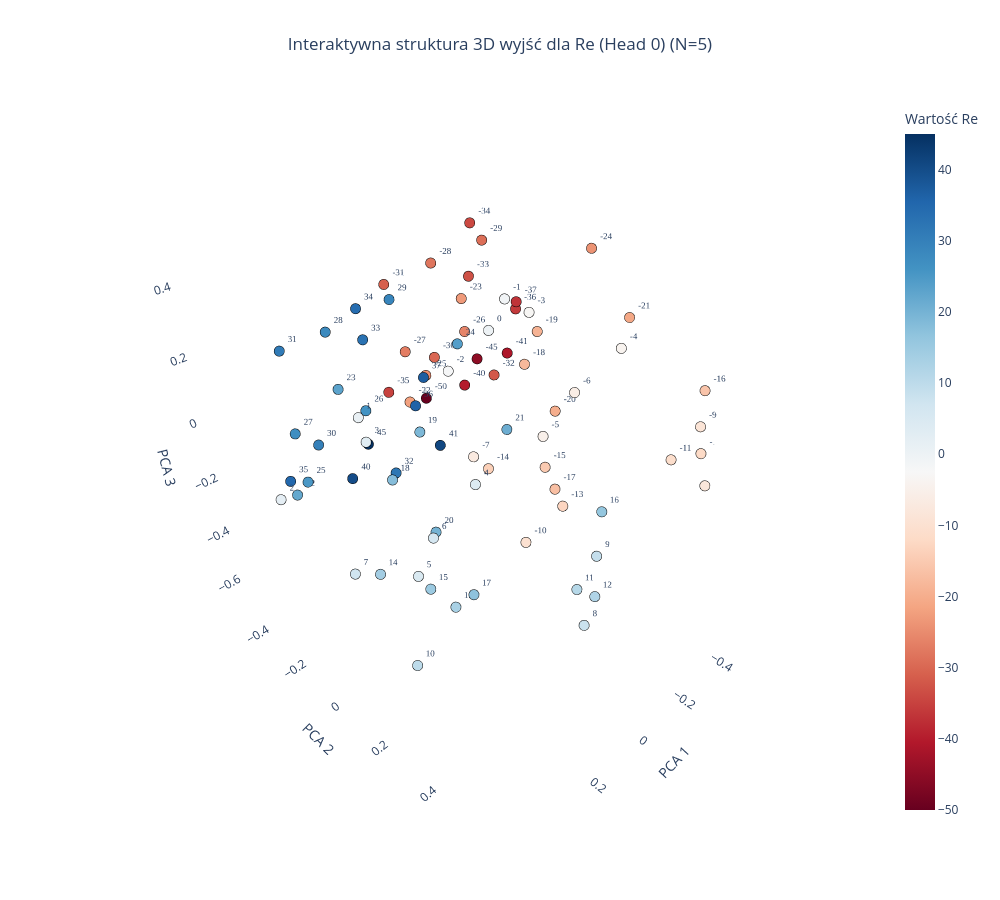
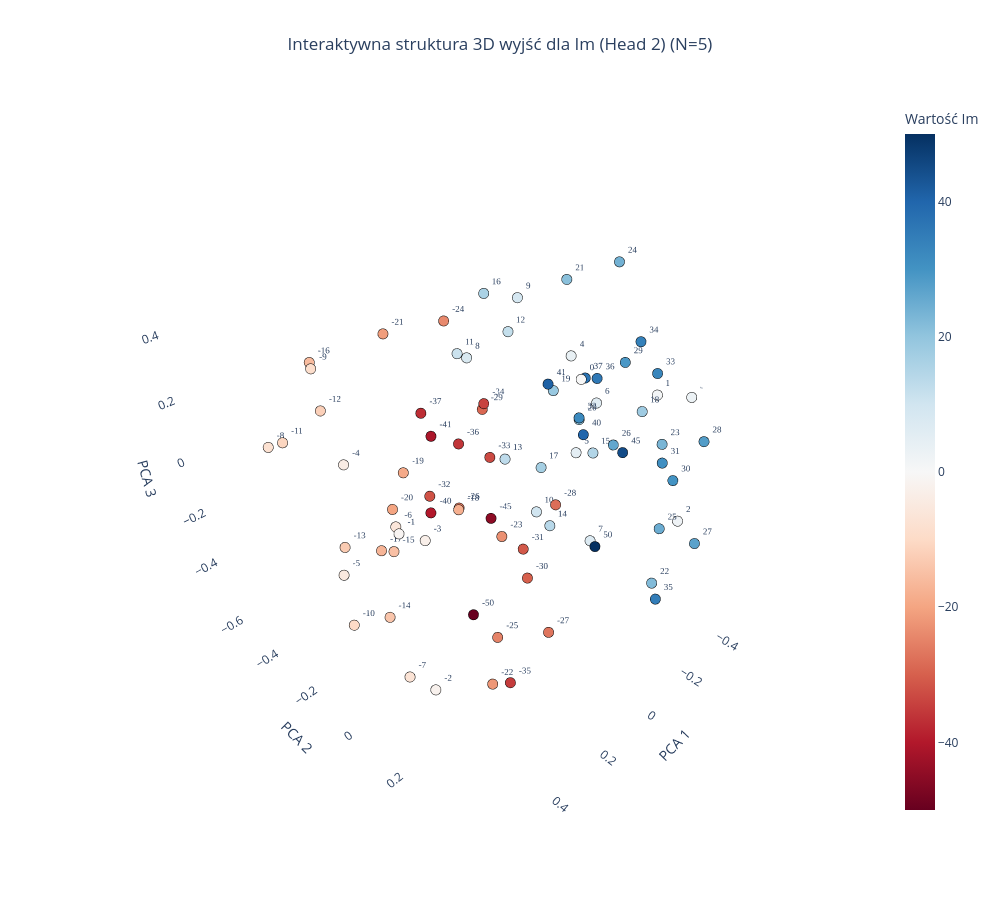

Write notebook code for charts like these, in order.
### Code cell
plot_output_head_plotly_3d(model, N=5, head_idx=0)

plot_output_head_plotly_3d(model, N=5, head_idx=2)

### Figure 1 — Plotly figure (JSON) as saved in the notebook; plotly's stock layout.template omitted (floating-point values rounded to 4 significant figures)
{"data": [{"hoverinfo": "text", "hovertext": ["Token ID: 0<br>Wartość algebraiczna: -50", "Token ID: 5<br>Wartość algebraiczna: -45", "Token ID: 9<br>Wartość algebraiczna: -41", "Token ID: 10<br>Wartość algebraiczna: -40", "Token ID: 13<br>Wartość algebraiczna: -37", "Token ID: 14<br>Wartość algebraiczna: -36", "Token ID: 15<br>Wartość algebraiczna: -35", "Token ID: 16<br>Wartość algebraiczna: -34", "Token ID: 17<br>Wartość algebraiczna: -33", "Token ID: 18<br>Wartość algebraiczna: -32", "Token ID: 19<br>Wartość algebraiczna: -31", "Token ID: 20<br>Wartość algebraiczna: -30", "Token ID: 21<br>Wartość algebraiczna: -29", "Token ID: 22<br>Wartość algebraiczna: -28", "Token ID: 23<br>Wartość algebraiczna: -27", "Token ID: 24<br>Wartość algebraiczna: -26", "Token ID: 25<br>Wartość algebraiczna: -25", "Token ID: 26<br>Wartość algebraiczna: -24", "Token ID: 27<br>Wartość algebraiczna: -23", "Token ID: 28<br>Wartość algebraiczna: -22", "Token ID: 29<br>Wartość algebraiczna: -21", "Token ID: 30<br>Wartość algebraiczna: -20", "Token ID: 31<br>Wartość algebraiczna: -19", "Token ID: 32<br>Wartość algebraiczna: -18", "Token ID: 33<br>Wartość algebraiczna: -17", "Token ID: 34<br>Wartość algebraiczna: -16", "Token ID: 35<br>Wartość algebraiczna: -15", "Token ID: 36<br>Wartość algebraiczna: -14", "Token ID: 37<br>Wartość algebraiczna: -13", "Token ID: 38<br>Wartość algebraiczna: -12", "Token ID: 39<br>Wartość algebraiczna: -11", "Token ID: 40<br>Wartość algebraiczna: -10", "Token ID: 41<br>Wartość algebraiczna: -9", "Token ID: 42<br>Wartość algebraiczna: -8", "Token ID: 43<br>Wartość algebraiczna: -7", "Token ID: 44<br>Wartość algebraiczna: -6", "Token ID: 45<br>Wartość algebraiczna: -5", "Token ID: 46<br>Wartość algebraiczna: -4", "Token ID: 47<br>Wartość algebraiczna: -3", "Token ID: 48<br>Wartość algebraiczna: -2", "Token ID: 49<br>Wartość algebraiczna: -1", "Token ID: 50<br>Wartość algebraiczna: 0", "Token ID: 51<br>Wartość algebraiczna: 1", "Token ID: 52<br>Wartość algebraiczna: 2", "Token ID: 53<br>Wartość algebraiczna: 3", "Token ID: 54<br>Wartość algebraiczna: 4", "Token ID: 55<br>Wartość algebraiczna: 5", "Token ID: 56<br>Wartość algebraiczna: 6", "Token ID: 57<br>Wartość algebraiczna: 7", "Token ID: 58<br>Wartość algebraiczna: 8", "Token ID: 59<br>Wartość algebraiczna: 9", "Token ID: 60<br>Wartość algebraiczna: 10", "Token ID: 61<br>Wartość algebraiczna: 11", "Token ID: 62<br>Wartość algebraiczna: 12", "Token ID: 63<br>Wartość algebraiczna: 13", "Token ID: 64<br>Wartość algebraiczna: 14", "Token ID: 65<br>Wartość algebraiczna: 15", "Token ID: 66<br>Wartość algebraiczna: 16", "Token ID: 67<br>Wartość algebraiczna: 17", "Token ID: 68<br>Wartość algebraiczna: 18", "Token ID: 69<br>Wartość algebraiczna: 19", "Token ID: 70<br>Wartość algebraiczna: 20", "Token ID: 71<br>Wartość algebraiczna: 21", "Token ID: 72<br>Wartość algebraiczna: 22", "Token ID: 73<br>Wartość algebraiczna: 23", "Token ID: 74<br>Wartość algebraiczna: 24", "Token ID: 75<br>Wartość algebraiczna: 25", "Token ID: 76<br>Wartość algebraiczna: 26", "Token ID: 77<br>Wartość algebraiczna: 27", "Token ID: 78<br>Wartość algebraiczna: 28", "Token ID: 79<br>Wartość algebraiczna: 29", "Token ID: 80<br>Wartość algebraiczna: 30", "Token ID: 81<br>Wartość algebraiczna: 31", "Token ID: 82<br>Wartość algebraiczna: 32", "Token ID: 83<br>Wartość algebraiczna: 33", "Token ID: 84<br>Wartość algebraiczna: 34", "Token ID: 85<br>Wartość algebraiczna: 35", "Token ID: 86<br>Wartość algebraiczna: 36", "Token ID: 87<br>Wartość algebraiczna: 37", "Token ID: 90<br>Wartość algebraiczna: 40", "Token ID: 91<br>Wartość algebraiczna: 41", "Token ID: 95<br>Wartość algebraiczna: 45"], "marker": {"color": [-50, -45, -41, -40, -37, -36, -35, -34, -33, -32, -31, -30, -29, -28, -27, -26, -25, -24, -23, -22, -21, -20, -19, -18, -17, -16, -15, -14, -13, -12, -11, -10, -9, -8, -7, -6, -5, -4, -3, -2, -1, 0, 1, 2, 3, 4, 5, 6, 7, 8, 9, 10, 11, 12, 13, 14, 15, 16, 17, 18, 19, 20, 21, 22, 23, 24, 25, 26, 27, 28, 29, 30, 31, 32, 33, 34, 35, 36, 37, 40, 41, 45], "colorbar": {"title": {"text": "Wartość Re"}}, "colorscale": [[0, "rgb(103,0,31)"], [0.1, "rgb(178,24,43)"], [0.2, "rgb(214,96,77)"], [0.3, "rgb(244,165,130)"], [0.4, "rgb(253,219,199)"], [0.5, "rgb(247,247,247)"], [0.6, "rgb(209,229,240)"], [0.7, "rgb(146,197,222)"], [0.8, "rgb(67,147,195)"], [0.9, "rgb(33,102,172)"], [1, "rgb(5,48,97)"]], "line": {"color": "Black", "width": 1}, "showscale": true, "size": 6}, "mode": "markers+text", "text": ["-50", "-45", "-41", "-40", "-37", "-36", "-35", "-34", "-33", "-32", "-31", "-30", "-29", "-28", "-27", "-26", "-25", "-24", "-23", "-22", "-21", "-20", "-19", "-18", "-17", "-16", "-15", "-14", "-13", "-12", "-11", "-10", "-9", "-8", "-7", "-6", "-5", "-4", "-3", "-2", "-1", "0", "1", "2", "3", "4", "5", "6", "7", "8", "9", "10", "11", "12", "13", "14", "15", "16", "17", "18", "19", "20", "21", "22", "23", "24", "25", "26", "27", "28", "29", "30", "31", "32", "33", "34", "35", "36", "37", "40", "41", "45"], "textfont": {"family": "Arial Black", "size": 9}, "textposition": "top right", "type": "scatter3d", "x": [-0.07157, -0.1834, -0.1673, -0.1866, -0.1691, -0.2337, -0.1252, -0.1383, -0.1665, -0.1791, -0.1222, -0.1867, -0.1953, -0.1717, -0.1662, -0.21, -0.2252, -0.3071, -0.2388, -0.2082, -0.3399, -0.343, -0.2898, -0.2993, -0.3214, -0.3741, -0.3475, -0.288, -0.315, -0.4362, -0.4101, -0.3451, -0.4283, -0.444, -0.3226, -0.395, -0.3888, -0.4098, -0.377, -0.3046, -0.3278, 0.006244, 0.3622, 0.4479, 0.3654, 0.2826, 0.3073, 0.2991, 0.3259, 0.1878, 0.1787, 0.2852, 0.1425, 0.1704, 0.2255, 0.2759, 0.2702, 0.1747, 0.1899, 0.3166, 0.2542, 0.2681, 0.2173, 0.3378, 0.3012, 0.2805, 0.3458, 0.2616, 0.3422, 0.3004, 0.2339, 0.3238, 0.339, 0.2881, 0.2889, 0.3115, 0.3448, 0.2355, 0.2518, 0.327, 0.1847, 0.3076], "y": [-0.2432, -0.1389, -0.003984, -0.1957, 0.02307, -0.03748, -0.4917, -0.1196, -0.1549, -0.06504, -0.4756, -0.3302, -0.1324, -0.3154, -0.4454, -0.2178, -0.4182, 0.1532, -0.2606, -0.4857, 0.2696, 0.03608, -0.003288, -0.05576, 0.07171, 0.5019, 0.004725, -0.1911, 0.1126, 0.4892, 0.4146, -0.0615, 0.478, 0.5147, -0.2972, 0.06434, -0.04505, 0.2058, -0.1138, -0.3967, -0.1685, 0.09263, 0.005737, -0.2726, 0.03267, 0.3241, 0.1322, 0.1897, -0.1335, 0.5957, 0.6048, 0.07885, 0.5321, 0.6056, 0.1878, -0.07862, 0.1371, 0.6036, 0.2231, 0.06241, 0.1034, 0.165, 0.3579, -0.3704, -0.1553, 0.2695, -0.2887, -0.09865, -0.3258, -0.1849, -0.008144, -0.2437, -0.3501, 0.04266, -0.04898, -0.03534, -0.3857, 0.06988, 0.1227, -0.09464, 0.09885, -0.03788], "z": [-0.05751, 0.07373, 0.1501, -0.03984, 0.3131, 0.2503, -0.1643, 0.499, 0.3317, 0.05106, 0.2211, 0.003887, 0.4333, 0.3215, -0.01251, 0.1245, -0.1114, 0.459, 0.207, -0.2349, 0.2932, -0.09976, 0.1729, 0.04281, -0.366, 0.1545, -0.3277, -0.4033, -0.4082, -0.07987, -0.1251, -0.6829, 0.007654, -0.1824, -0.4243, -0.04446, -0.2518, 0.1526, 0.1654, -0.1185, 0.2069, 0.3161, 0.1803, -0.1746, 0.1237, 0.1065, -0.2877, -0.1247, -0.4407, -0.2201, -0.0005122, -0.6969, -0.1764, -0.1305, -0.42, -0.4385, -0.3559, 0.1237, -0.3729, 0.0001822, 0.1343, -0.1383, 0.2425, -0.2715, 0.1659, 0.4458, -0.1764, 0.1093, -0.03115, 0.3175, 0.4408, -0.03775, 0.2167, -0.003001, 0.3418, 0.4345, -0.2254, 0.1864, 0.2936, -0.07242, 0.05925, 0.0561]}], "layout": {"height": 900, "scene": {"xaxis": {"backgroundcolor": "white", "gridcolor": "rgba(200,200,200,0.2)", "title": {"text": "PCA 1"}}, "yaxis": {"backgroundcolor": "white", "gridcolor": "rgba(200,200,200,0.2)", "title": {"text": "PCA 2"}}, "zaxis": {"backgroundcolor": "white", "gridcolor": "rgba(200,200,200,0.2)", "title": {"text": "PCA 3"}}}, "showlegend": false, "title": {"text": "Interaktywna struktura 3D wyjść dla Re (Head 0) (N=5)", "x": 0.5, "xanchor": "center"}, "width": 1000}}

### Figure 2 — Plotly figure (JSON) as saved in the notebook; plotly's stock layout.template omitted (floating-point values rounded to 4 significant figures)
{"data": [{"hoverinfo": "text", "hovertext": ["Token ID: 0<br>Wartość algebraiczna: -50", "Token ID: 5<br>Wartość algebraiczna: -45", "Token ID: 9<br>Wartość algebraiczna: -41", "Token ID: 10<br>Wartość algebraiczna: -40", "Token ID: 13<br>Wartość algebraiczna: -37", "Token ID: 14<br>Wartość algebraiczna: -36", "Token ID: 15<br>Wartość algebraiczna: -35", "Token ID: 16<br>Wartość algebraiczna: -34", "Token ID: 17<br>Wartość algebraiczna: -33", "Token ID: 18<br>Wartość algebraiczna: -32", "Token ID: 19<br>Wartość algebraiczna: -31", "Token ID: 20<br>Wartość algebraiczna: -30", "Token ID: 21<br>Wartość algebraiczna: -29", "Token ID: 22<br>Wartość algebraiczna: -28", "Token ID: 23<br>Wartość algebraiczna: -27", "Token ID: 24<br>Wartość algebraiczna: -26", "Token ID: 25<br>Wartość algebraiczna: -25", "Token ID: 26<br>Wartość algebraiczna: -24", "Token ID: 27<br>Wartość algebraiczna: -23", "Token ID: 28<br>Wartość algebraiczna: -22", "Token ID: 29<br>Wartość algebraiczna: -21", "Token ID: 30<br>Wartość algebraiczna: -20", "Token ID: 31<br>Wartość algebraiczna: -19", "Token ID: 32<br>Wartość algebraiczna: -18", "Token ID: 33<br>Wartość algebraiczna: -17", "Token ID: 34<br>Wartość algebraiczna: -16", "Token ID: 35<br>Wartość algebraiczna: -15", "Token ID: 36<br>Wartość algebraiczna: -14", "Token ID: 37<br>Wartość algebraiczna: -13", "Token ID: 38<br>Wartość algebraiczna: -12", "Token ID: 39<br>Wartość algebraiczna: -11", "Token ID: 40<br>Wartość algebraiczna: -10", "Token ID: 41<br>Wartość algebraiczna: -9", "Token ID: 42<br>Wartość algebraiczna: -8", "Token ID: 43<br>Wartość algebraiczna: -7", "Token ID: 44<br>Wartość algebraiczna: -6", "Token ID: 45<br>Wartość algebraiczna: -5", "Token ID: 46<br>Wartość algebraiczna: -4", "Token ID: 47<br>Wartość algebraiczna: -3", "Token ID: 48<br>Wartość algebraiczna: -2", "Token ID: 49<br>Wartość algebraiczna: -1", "Token ID: 50<br>Wartość algebraiczna: 0", "Token ID: 51<br>Wartość algebraiczna: 1", "Token ID: 52<br>Wartość algebraiczna: 2", "Token ID: 53<br>Wartość algebraiczna: 3", "Token ID: 54<br>Wartość algebraiczna: 4", "Token ID: 55<br>Wartość algebraiczna: 5", "Token ID: 56<br>Wartość algebraiczna: 6", "Token ID: 57<br>Wartość algebraiczna: 7", "Token ID: 58<br>Wartość algebraiczna: 8", "Token ID: 59<br>Wartość algebraiczna: 9", "Token ID: 60<br>Wartość algebraiczna: 10", "Token ID: 61<br>Wartość algebraiczna: 11", "Token ID: 62<br>Wartość algebraiczna: 12", "Token ID: 63<br>Wartość algebraiczna: 13", "Token ID: 64<br>Wartość algebraiczna: 14", "Token ID: 65<br>Wartość algebraiczna: 15", "Token ID: 66<br>Wartość algebraiczna: 16", "Token ID: 67<br>Wartość algebraiczna: 17", "Token ID: 68<br>Wartość algebraiczna: 18", "Token ID: 69<br>Wartość algebraiczna: 19", "Token ID: 70<br>Wartość algebraiczna: 20", "Token ID: 71<br>Wartość algebraiczna: 21", "Token ID: 72<br>Wartość algebraiczna: 22", "Token ID: 73<br>Wartość algebraiczna: 23", "Token ID: 74<br>Wartość algebraiczna: 24", "Token ID: 75<br>Wartość algebraiczna: 25", "Token ID: 76<br>Wartość algebraiczna: 26", "Token ID: 77<br>Wartość algebraiczna: 27", "Token ID: 78<br>Wartość algebraiczna: 28", "Token ID: 79<br>Wartość algebraiczna: 29", "Token ID: 80<br>Wartość algebraiczna: 30", "Token ID: 81<br>Wartość algebraiczna: 31", "Token ID: 82<br>Wartość algebraiczna: 32", "Token ID: 83<br>Wartość algebraiczna: 33", "Token ID: 84<br>Wartość algebraiczna: 34", "Token ID: 85<br>Wartość algebraiczna: 35", "Token ID: 86<br>Wartość algebraiczna: 36", "Token ID: 87<br>Wartość algebraiczna: 37", "Token ID: 90<br>Wartość algebraiczna: 40", "Token ID: 91<br>Wartość algebraiczna: 41", "Token ID: 95<br>Wartość algebraiczna: 45", "Token ID: 100<br>Wartość algebraiczna: 50"], "marker": {"color": [-50, -45, -41, -40, -37, -36, -35, -34, -33, -32, -31, -30, -29, -28, -27, -26, -25, -24, -23, -22, -21, -20, -19, -18, -17, -16, -15, -14, -13, -12, -11, -10, -9, -8, -7, -6, -5, -4, -3, -2, -1, 0, 1, 2, 3, 4, 5, 6, 7, 8, 9, 10, 11, 12, 13, 14, 15, 16, 17, 18, 19, 20, 21, 22, 23, 24, 25, 26, 27, 28, 29, 30, 31, 32, 33, 34, 35, 36, 37, 40, 41, 45, 50], "colorbar": {"title": {"text": "Wartość Im"}}, "colorscale": [[0, "rgb(103,0,31)"], [0.1, "rgb(178,24,43)"], [0.2, "rgb(214,96,77)"], [0.3, "rgb(244,165,130)"], [0.4, "rgb(253,219,199)"], [0.5, "rgb(247,247,247)"], [0.6, "rgb(209,229,240)"], [0.7, "rgb(146,197,222)"], [0.8, "rgb(67,147,195)"], [0.9, "rgb(33,102,172)"], [1, "rgb(5,48,97)"]], "line": {"color": "Black", "width": 1}, "showscale": true, "size": 6}, "mode": "markers+text", "text": ["-50", "-45", "-41", "-40", "-37", "-36", "-35", "-34", "-33", "-32", "-31", "-30", "-29", "-28", "-27", "-26", "-25", "-24", "-23", "-22", "-21", "-20", "-19", "-18", "-17", "-16", "-15", "-14", "-13", "-12", "-11", "-10", "-9", "-8", "-7", "-6", "-5", "-4", "-3", "-2", "-1", "0", "1", "2", "3", "4", "5", "6", "7", "8", "9", "10", "11", "12", "13", "14", "15", "16", "17", "18", "19", "20", "21", "22", "23", "24", "25", "26", "27", "28", "29", "30", "31", "32", "33", "34", "35", "36", "37", "40", "41", "45", "50"], "textfont": {"family": "Arial Black", "size": 9}, "textposition": "top right", "type": "scatter3d", "x": [0.3283, 0.2558, 0.2136, 0.2758, 0.2536, 0.2515, 0.3166, 0.2422, 0.2959, 0.2615, 0.2713, 0.2834, 0.2404, 0.2614, 0.3166, 0.2568, 0.3568, 0.2615, 0.3298, 0.3721, 0.2862, 0.3665, 0.2845, 0.3421, 0.3196, 0.3079, 0.3898, 0.3565, 0.3267, 0.3378, 0.3602, 0.4156, 0.338, 0.3959, 0.4247, 0.4202, 0.5054, 0.4646, 0.52, 0.5634, 0.5495, 0.0001776, -0.4378, -0.4669, -0.4809, -0.437, -0.429, -0.4523, -0.4166, -0.4369, -0.455, -0.4274, -0.3865, -0.4318, -0.3773, -0.3601, -0.3993, -0.3842, -0.3591, -0.3798, -0.3362, -0.34, -0.3808, -0.2602, -0.2812, -0.3338, -0.2979, -0.2835, -0.2542, -0.2428, -0.2396, -0.296, -0.2569, -0.2949, -0.2903, -0.2644, -0.2355, -0.2973, -0.2819, -0.3026, -0.225, -0.2793, -0.1276], "y": [0.1674, 0.1589, -0.1081, -0.04931, -0.09811, 0.03895, 0.2967, 0.1183, 0.1919, -0.06756, 0.2846, 0.3126, 0.1115, 0.369, 0.4166, 0.04275, 0.2844, 0.006775, 0.2669, 0.2835, -0.1903, -0.1002, -0.1468, 0.1316, -0.228, -0.5049, -0.07705, -0.1642, -0.4065, -0.4328, -0.628, -0.272, -0.4545, -0.6551, -0.0005009, -0.02232, -0.1571, -0.1609, 0.2091, 0.2739, 0.1538, 0.2146, 0.1648, 0.2824, 0.2533, -0.1658, -0.1106, -0.06221, -0.0105, -0.6408, -0.4181, -0.2696, -0.6373, -0.4355, -0.3862, -0.1479, -0.01996, -0.5031, -0.2006, 0.1569, -0.1477, -0.04082, -0.157, 0.3439, 0.2974, 0.05698, 0.3192, 0.1346, 0.4621, 0.4416, 0.1746, 0.3399, 0.3209, -0.007296, 0.247, 0.1999, 0.3791, 0.04473, 0.01361, 0.008062, -0.07759, 0.1727, 0.2154], "z": [-0.2325, 0.05182, 0.1559, -0.03718, 0.2507, 0.2201, -0.4061, 0.3686, 0.277, 0.002153, 0.03599, -0.03375, 0.3491, 0.2154, -0.1227, 0.02037, -0.2095, 0.5513, 0.1008, -0.3764, 0.4562, -0.002913, 0.05177, 0.1127, -0.257, 0.2617, -0.1232, -0.4605, -0.3493, 0.1469, -0.04403, -0.53, 0.2733, -0.05685, -0.5383, 0.01382, -0.1866, 0.1623, 0.168, -0.2461, 0.1723, 0.3751, 0.1233, -0.3039, 0.1347, 0.1272, -0.2144, -0.008835, -0.5323, -0.06246, 0.2384, -0.5563, -0.02509, 0.1175, -0.352, -0.5117, -0.1562, 0.2489, -0.2857, 0.08804, 0.0499, -0.01099, 0.4054, -0.3924, 0.08695, 0.5358, -0.2141, 0.005132, -0.1582, 0.1831, 0.3133, -0.02383, 0.0472, 0.03048, 0.2881, 0.3754, -0.4183, 0.1878, 0.1828, -0.02682, 0.1483, -0.001358, -0.243]}], "layout": {"height": 900, "scene": {"xaxis": {"backgroundcolor": "white", "gridcolor": "rgba(200,200,200,0.2)", "title": {"text": "PCA 1"}}, "yaxis": {"backgroundcolor": "white", "gridcolor": "rgba(200,200,200,0.2)", "title": {"text": "PCA 2"}}, "zaxis": {"backgroundcolor": "white", "gridcolor": "rgba(200,200,200,0.2)", "title": {"text": "PCA 3"}}}, "showlegend": false, "title": {"text": "Interaktywna struktura 3D wyjść dla Im (Head 2) (N=5)", "x": 0.5, "xanchor": "center"}, "width": 1000}}
